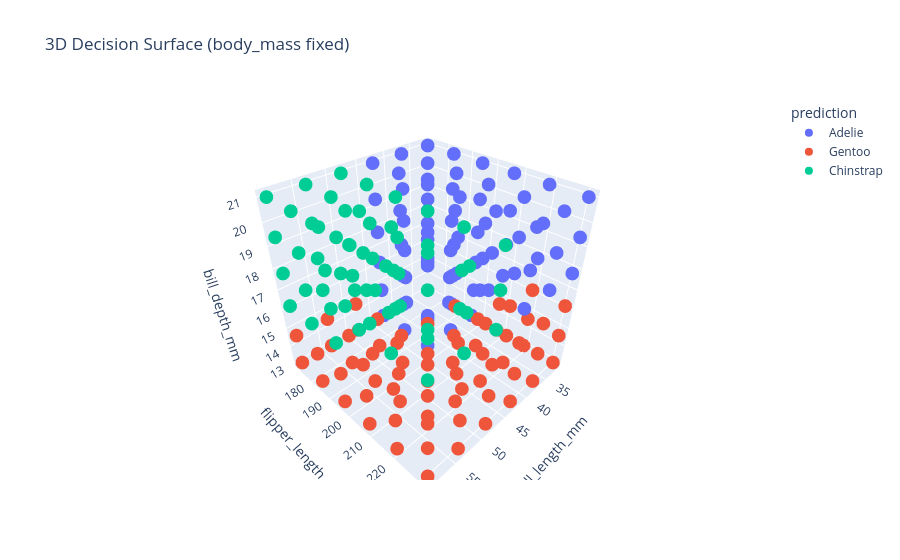

Notebook code cell kept with this figure:
### Code cell
plt.figure()
fig = px.scatter_3d(
    results_df, 
    x='bill_length_mm', 
    y='flipper_length_mm', 
    z='bill_depth_mm',
    color='prediction',
    title="3D Decision Surface (body_mass fixed)"
)
fig.write_html("../docs/images/fixed_body_mass_3d_graph.html")
#fig.write_image("../docs/images/fixed_body_mass_3d_graph.png")
fig.show()
